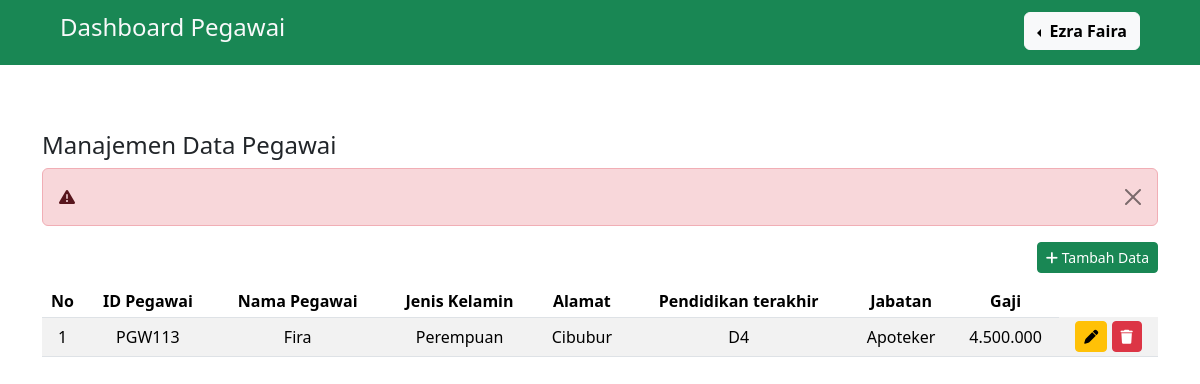
Before: /pegawai/index.php?gagal (signed in) with the older database file.
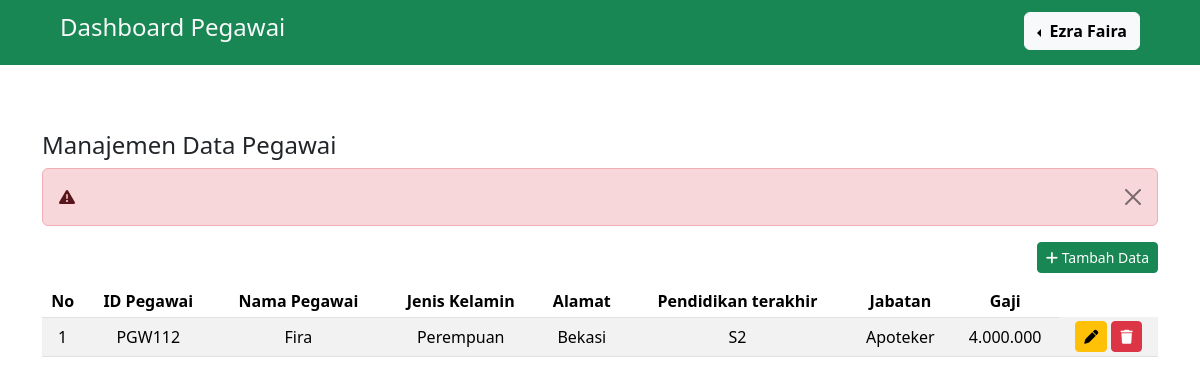
After: the same page with the newer database file.
### tables this page shows
CREATE TABLE `pegawai` (
  `idPegawai` varchar(15) NOT NULL,
  `nmPegawai` varchar(70) NOT NULL,
  `jk` varchar(20) NOT NULL,
  `alamat` varchar(255) NOT NULL,
  `pendidikan` varchar(50) NOT NULL,
  `jabatan` varchar(50) NOT NULL,
  `gaji` varchar(50) NOT NULL
);

### pegawai/index.php (the view, shortened to what this page needs)
<?php
include '../config.php';
?>
<!DOCTYPE html>
<html lang="en">
<head>
    <link href="https://cdn.jsdelivr.net/npm/bootstrap@5.3.2/dist/css/bootstrap.min.css" rel="stylesheet">
    <link rel="stylesheet" href="https://cdnjs.cloudflare.com/ajax/libs/font-awesome/6.4.2/css/all.min.css">
    <link rel="stylesheet" href="https://cdn.datatables.net/1.11.3/css/jquery.dataTables.min.css">
</head>
<body>
        <nav class="navbar navbar-expand-sm navbar-light bg-success" style="margin-bottom: 50px; padding-bottom: 10px;">
            <div class="container-fluid">
                <a class="navbar-brand text-light ms-5" href="#"><h4>Dashboard Pegawai</h4></a>
                <div class="collapse navbar-collapse" id="navbarSupportedContent">
                    <?php
                    if (!isset($_SESSION['username'])) {
                    ?>
                        <a class="nav-link btn btn-primary btn-sm d-flex justify-content-end" style="color: white;" aria-current="page" href="login.php">Login</a>
                    <?php } else { ?>
                        <div class="btn-group dropstart">
                            <button type="button" class="btn btn-light dropdown-toggle me-5" data-bs-toggle="dropdown" aria-expanded="false">
                                <b><?php echo $_SESSION['nmUser']; ?></b>
                            </button>
                        </div>
                    <?php } ?>
                </div>
            </div>
        </nav>
        <div class="container">
        <div class="row">
            <div class="col mt-3">
                <h4>Manajemen Data Pegawai</h4>
            </div>
        </div>
        <div class="row">
            <div class="col">
                <?php if (isset($_GET['gagal'])) { ?>
                    <div class="alert alert-danger alert-dismissible fade show" role="alert">
                        <strong><i class="fas fa-exclamation-triangle"></i></strong> <?= $_SESSION['gagalposting']; ?>
                        <button type="button" class="btn-close" data-bs-dismiss="alert" aria-label="Close"></button>
                    </div>
                <?php } ?>
                <a href="#" class="btn btn-success btn-sm float-end mb-2" data-bs-toggle="modal" data-bs-target="#tambahdata"><i class="fas fa-plus"></i> Tambah Data</a>
            </div>
        </div>
        <table class="table table-striped table-sm mt-1" id="tabel">
            <thead>
                <tr align="center">
                    <th>No</th>
                    <th>ID Pegawai</th>
                    <th>Nama Pegawai</th>
                    <th>Jenis Kelamin</th>
                    <th>Alamat</th>
                    <th>Pendidikan terakhir</th>
                    <th>Jabatan</th>
                    <th>Gaji</th>
                </tr>
            </thead>
            <tbody align="center">
                <?php
                $no = 1;
                $panggil = $koneksi->query("SELECT * FROM pegawai ");
                while ($row = $panggil->fetch_array()) {
                ?>
                    <tr align="center">
                        <td class="align-middle"><?= $no++; ?></td>
                        <td class="align-middle"><?= $row['idPegawai']; ?></td>
                        <td class="align-middle"><?= $row['nmPegawai'] ?></td>
                        <td class="align-middle"><?= $row['jk'] ?></td>
                        <td class="align-middle"><?= $row['alamat'] ?></td>
                        <td class="align-middle"><?= $row['pendidikan'] ?></td>
                        <td class="align-middle"><?= $row['jabatan'] ?></td>
                        <td class="align-middle"><?= $row['gaji'] ?></td>
                        <td class="align-middle"><a data-href="#" class="btn btn-warning btn-sm update" data-bs-toggle="modal" data-bs-target="#editdata" data-idPegawai="<?= $row['idPegawai'] ?>" data-nmPegawai="<?= $row['nmPegawai'] ?>" data-alamat="<?= $row['alamat'] ?>"><i class="fas fa-pen"></i></a>
                                                 <a data-href="#" class="btn btn-danger btn-sm delete" data-bs-toggle="modal" data-bs-target="#hapusdata" data-idPegawai="<?= $row['idPegawai'] ?>" data-nmPegawai="<?= $row['nmPegawai'] ?>" data-alamat="<?= $row['alamat'] ?>"><i class="fas fa-trash"></i></a>
                    </tr>
            </tbody>
        <?php } ?>
        </table>
    </div>
</body>
</html>

Changed rows visible on the page:
removed pegawai: idPegawai "PGW113", nmPegawai "Fira", jk "Perempuan", alamat "Cibubur", pendidikan "D4", jabatan "Apoteker", gaji "4.500.000"
added pegawai: idPegawai "PGW112", nmPegawai "Fira", jk "Perempuan", alamat "Bekasi", pendidikan "S2", jabatan "Apoteker", gaji "4.000.000"
